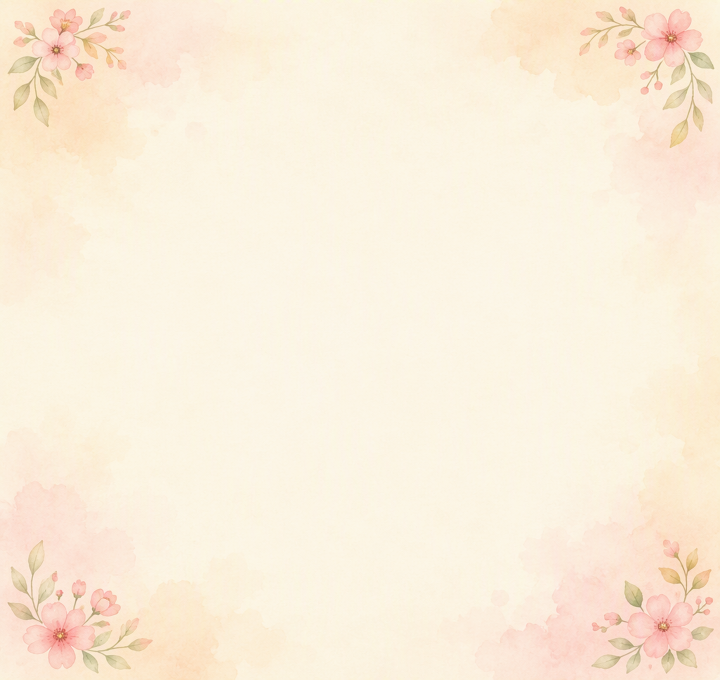
#> input picture assets/runtime/ui/tutorial/tutorial_bg.png, 1440 x 1360 px (shown at 1/2 size)
$ python -i clean_icons.py   (imports and definitions only)
#> lines starting #> are read from the running program, lines starting #| are printed output that depends on the picture; after the words box and inside, x2 and y2 are one past the last pixel; in counts of white or black regions, pixels touching at a corner belong together
# -*- coding: utf-8 -*-
"""白底→透明抠图（水彩素材专用）：亮度+饱和度联合判定+软边+边缘收缩。

水彩画有淡彩笔触（接近白但带色），纯白阈值会漏淡彩底——用
「亮度>238 且饱和度<14」判底，边缘 2px 羽化，另做 1px 收缩防白边。
"""
from __future__ import annotations

from pathlib import Path

import numpy as np
from PIL import Image
from scipy import ndimage

TUT = Path(r"D:\Agent_project\Petpet\assets\runtime\ui\tutorial")


def clean(path: Path) -> None:
    im = Image.open(path).convert("RGB")
#> im is the input picture: PIL image 1440x1360 RGB; mean R, G, B 250.8, 238.3, 219.3
    a = np.asarray(im).astype(int)
    h, w = a.shape[:2]
#> h = 1360; w = 1440
    lum = a.mean(axis=-1)
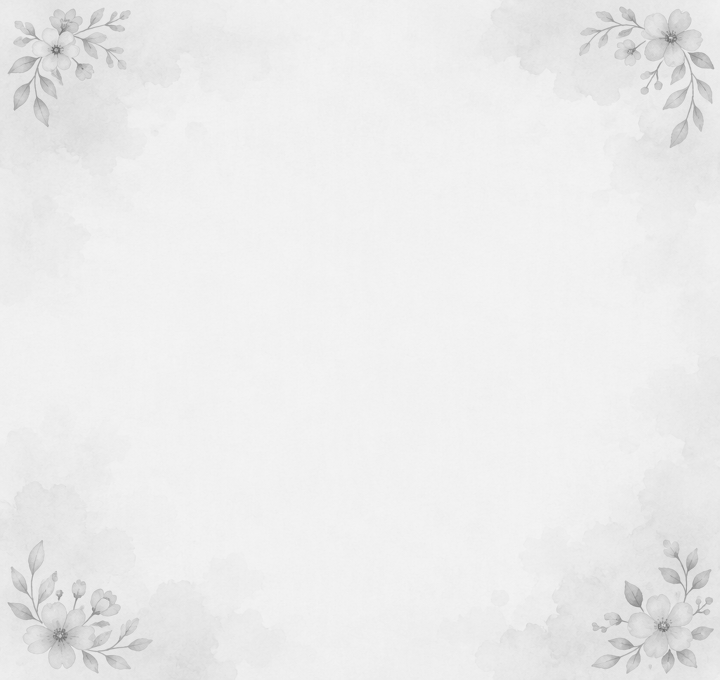
#> lum: shape (1360, 1440) float64 (shown at 1/2 size); min 96.33, max 245, mean 236.1
    sat = a.max(axis=-1) - a.min(axis=-1)
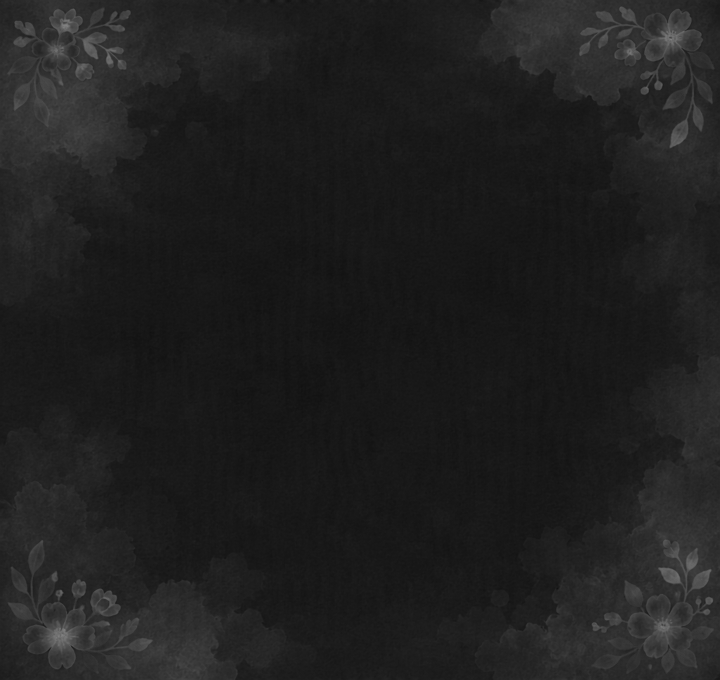
#> sat: shape (1360, 1440) int64 (shown at 1/2 size); min 16, max 133, mean 31.4
    # 底=白/近白且低饱和
    bg = (lum > 236) & (sat < 16)
#> bg: shape (1360, 1440) bool; every value is 0
    # 补洞：内部白底通过 flood fill 从边框连出（保留眼白/高光）
    outside = ndimage.binary_propagation(
        np.pad(np.zeros((h, w), bool), 1, constant_values=True)[1:-1, 1:-1]
        if False else bg.copy(),
        mask=bg,
    ) if False else None
    # 简化：seed=边框上的 bg 像素，向内传播
    seed = np.zeros((h, w), bool)
    seed[0, :] = bg[0, :]
    seed[-1, :] = bg[-1, :]
    seed[:, 0] = bg[:, 0]
    seed[:, -1] = bg[:, -1]
    connected_bg = ndimage.binary_propagation(seed, mask=bg)
    alpha = np.where(connected_bg, 0, 255).astype(float)
#> alpha: shape (1360, 1440) float64; every value is 255
    # 软边：alpha 高斯 1.2 + 1px 收缩（吃掉白边残留）
    alpha = ndimage.gaussian_filter(alpha, 1.2)
    solid = alpha > 128
#> solid: shape (1360, 1440) bool; every value is 1
    shrink = ndimage.binary_erosion(solid, iterations=1)
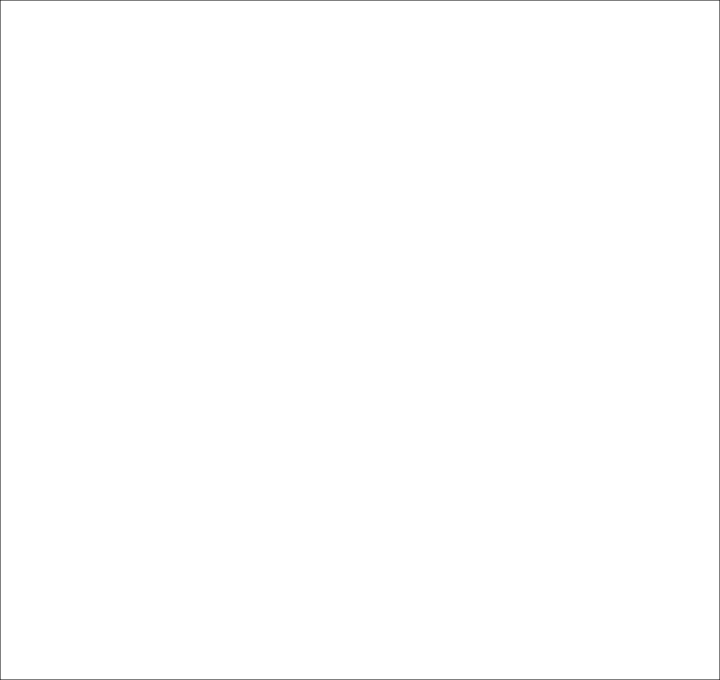
#> shrink: shape (1360, 1440) bool (shown at 1/2 size); 99.7% white; black in thin lines or dots
    alpha = np.where(shrink, np.maximum(alpha, 200), alpha)
    out = np.dstack([
        np.clip(a, 0, 255).astype(np.uint8),
        np.clip(alpha, 0, 255).astype(np.uint8),
    ])
    # 内容裁切
    ys, xs = np.where(alpha > 40)
    if len(ys) == 0:
        print(f"{path.name}: 空！跳过")
        return
    crop = Image.fromarray(out, "RGBA").crop(
        (xs.min(), ys.min(), xs.max() + 1, ys.max() + 1))
    crop.save(path)
#> (the run stopped early here; a loop or call above may not have finished)
